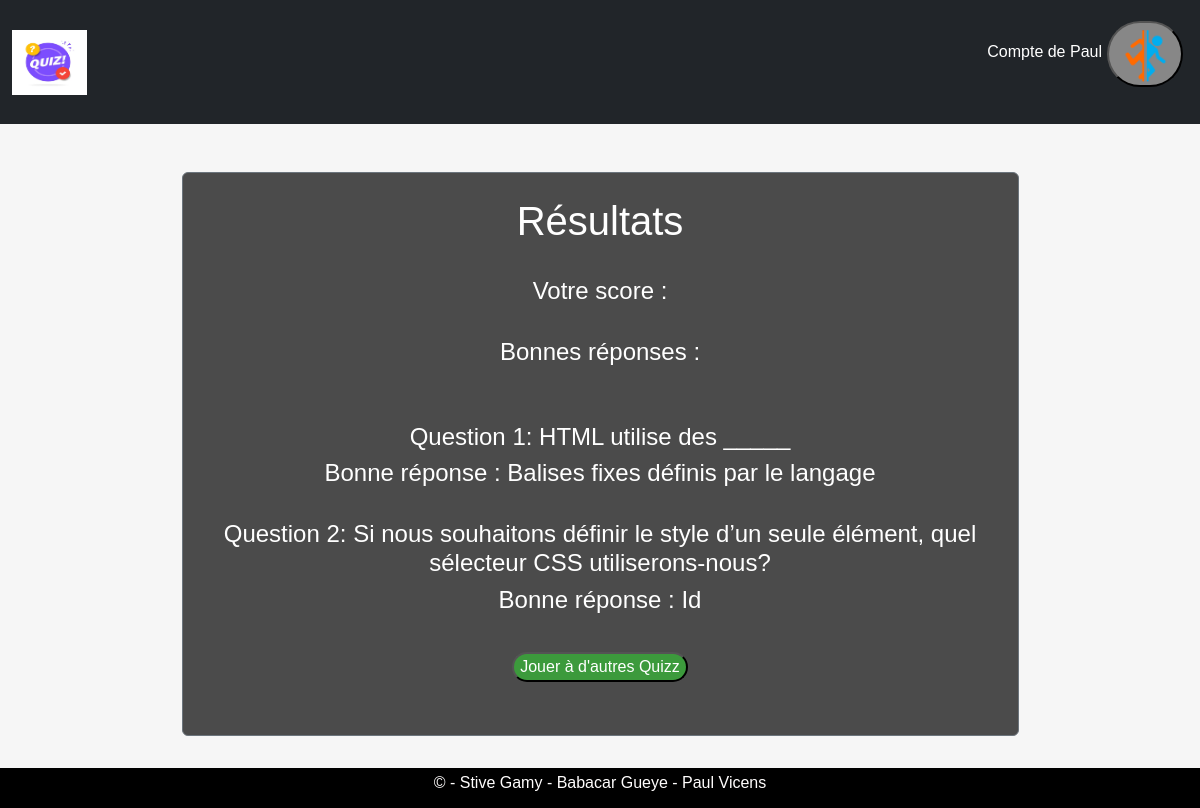
The page /Resultat.php?id_quizz=97 (signed in) on the database its author committed.
### tables this page shows
CREATE TABLE IF NOT EXISTS `choices` (
  `id_choice` int NOT NULL AUTO_INCREMENT,
  `id_question` int NOT NULL,
  `bonne_reponse` varchar(100) NOT NULL,
  `reponse` varchar(255) NOT NULL,
  `reponce` varchar(100) NOT NULL,
  `reponze` varchar(100) NOT NULL,
  PRIMARY KEY (`id_choice`),
  KEY `id_question` (`id_question`)
);

CREATE TABLE IF NOT EXISTS `questions` (
  `id_question` int NOT NULL AUTO_INCREMENT,
  `id_quizz` int NOT NULL,
  `intitule` varchar(255) DEFAULT NULL,
  `date_creation` date DEFAULT NULL,
  PRIMARY KEY (`id_question`),
  KEY `id_quizz` (`id_quizz`)
);

### Resultat.php (the view, shortened to what this page needs)
<?php
$connect_bdd = mysqli_connect("127.0.0.1", "root", "", "quizzeo");
$id_quizz = $_GET['id_quizz'];
$score = $_GET['score'];
$test = "SELECT * FROM questions WHERE id_quizz='$id_quizz'";
$result = mysqli_query($connect_bdd, $test);
?>
<html>
<head>
    <link href="https://cdn.jsdelivr.net/npm/bootstrap@5.3.0/dist/css/bootstrap.min.css" rel="stylesheet">
    <link rel="stylesheet" href="connectE.css">
</head>
<body>
<nav class="navbar navbar-expand navbar-dark bg-dark">
            <div class="container-fluid">
                <a href="index.php"><img class="navbar-brand" src="img/logo-quiz-symboles-bulle-dialogue-concept-spectacle-questionnaire-chante-bouton-quiz-concours-questions-examen-embleme-moderne-interview_180786-72.avif" width="75" height="75" class="d-inline-block align-center" alt="Erreur"></a>
                <div class="navbar" id="navbarNav">
                    <ul class="navbar-nav  ">
                        <div class="inscri">
                            <li class="nav-item">
                                <br><p class="bonjour">Compte de <span><?php echo ucfirst($_SESSION["pseudo"]); ?></span></p>
                            </li>
                        </div>
                        <div class="form-inline">
                            <li class="nav-item">
                            <form action="" method="post">
                                    <div class="tamere"><button class="deco"><img src="img\portal.png"width="60px" height="60px" class="d-inline-block align-center" alt=""></button></div>
                                </form>
                            </li>
                        </div>
                    </ul>
                </div>
            </div>
        </nav><br><br>
        <div class="container">
            <div class="border border-secondary w-75 mx-auto rounded bidoop"><br>
                <h3>Résultats</h3><br>
                <h4>Votre score : <?php echo $score; ?></h4><br>
                <h4>Bonnes réponses :</h4><br><br>
                <?php
                    if ($result->num_rows > 0) {
                        $questionIndex = 0;
                        while ($row = $result->fetch_assoc()) {
                            $questionId = $row['id_question'];
                            $questionText = $row['intitule'];
                            $sql = "SELECT * FROM choices WHERE id_question='$questionId'";
                            $resulte = mysqli_query($connect_bdd, $sql);
                                if ($resulte->num_rows > 0) {
                                    while ($row = $resulte->fetch_assoc()) {
                                        $responseText = $row["bonne_reponse"];
                                        echo "<h4>Question " . ($questionIndex + 1) . ": $questionText</h4>";
                                        echo "<h4>Bonne réponse : $responseText</h4><br>";
                                    }
                                }
                            $questionIndex++;
                        }
                    } else {
                        echo "Aucune question trouvée.";
                    }
                ?>
                <a href="<?php
                            if ($_SESSION["role"] === "quizzer") {
                                echo "quizzer.php";
                            } elseif ($_SESSION["role"] === "admin") {
                                echo "admin.php";
                            } else {
                                echo "user.php";
                            }
                        ?>">
                    <button>Jouer à d'autres Quizz</button><br><br>
                </a><br>
            </div>
        </div>
        <br><br><br>
        <footer class="fixed_footer">
            <div class="content">
                <p>&copy; - Stive Gamy  -  Babacar Gueye -  Paul Vicens </p>
            </div>
        </footer>
    </body>
</html>

### connectE.css (style rules this page uses)
body { font-family: 'Trebuchet MS', 'Lucida Sans Unicode', 'Lucida Grande', 'Lucida Sans', Arial, sans-serif; margin: 0px auto; text-align: center; background-color: rgba(245, 245, 245, 0.846); }
h3 { font-family: 'Trebuchet MS', 'Lucida Sans Unicode', 'Lucida Grande', 'Lucida Sans', Arial, sans-serif; font-size: 40px; color: white; }
button { text-align: center; margin: 5px; transition: 300ms; background-color: rgb(60, 154, 60); color: white; border-radius: 80px; }
.tamere button { text-align: center; margin: 5px; transition: 300ms; background-color: rgb(135, 135, 135); color: white; border-radius: 80px; }
.bonjour { color: white; }
footer { width: 100%; height: 5%; background: black; position: fixed; bottom: 0PX; }
.fixed_footer p { margin-top: 3px; color: #fffdfd; }
* { box-sizing: border-box; }
.bidoop { color: white; background-color: rgba(41, 41, 41, 0.827); }

### Resultat.php (style rules this page uses)
body { background-image:url(img/bgjouer); background-size:100%; }

### rows shown on the page
choices: id_question.intitule "HTML utilise des _____", bonne_reponse "Balises fixes définis par le langage"
choices: id_question.intitule "Si nous souhaitons définir le style d’un seule élément, quel sélecteur CSS utiliserons-nous?", bonne_reponse "Id"

### other values the page prints
$_SESSION["pseudo"] "Paul"
